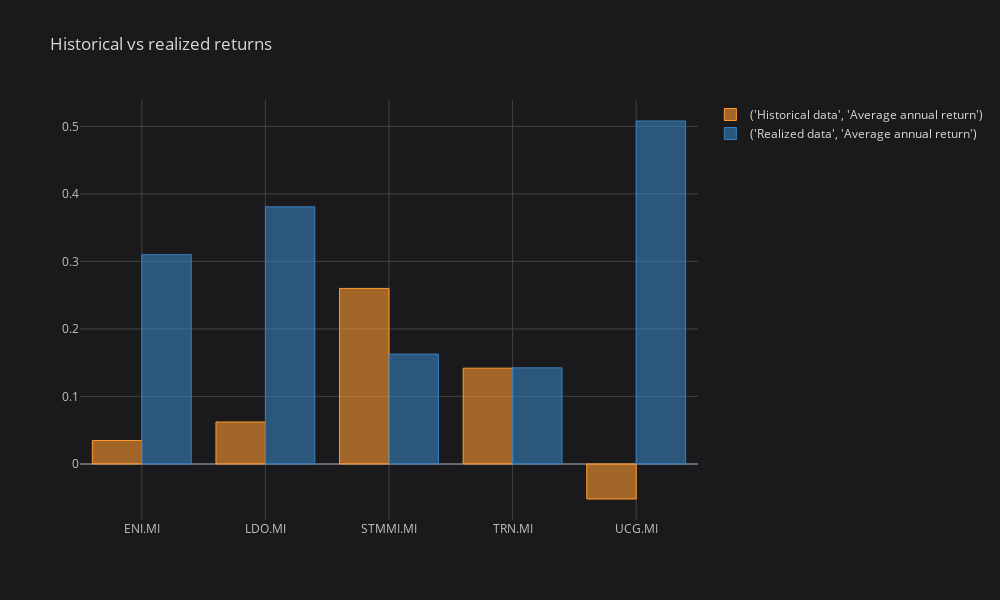
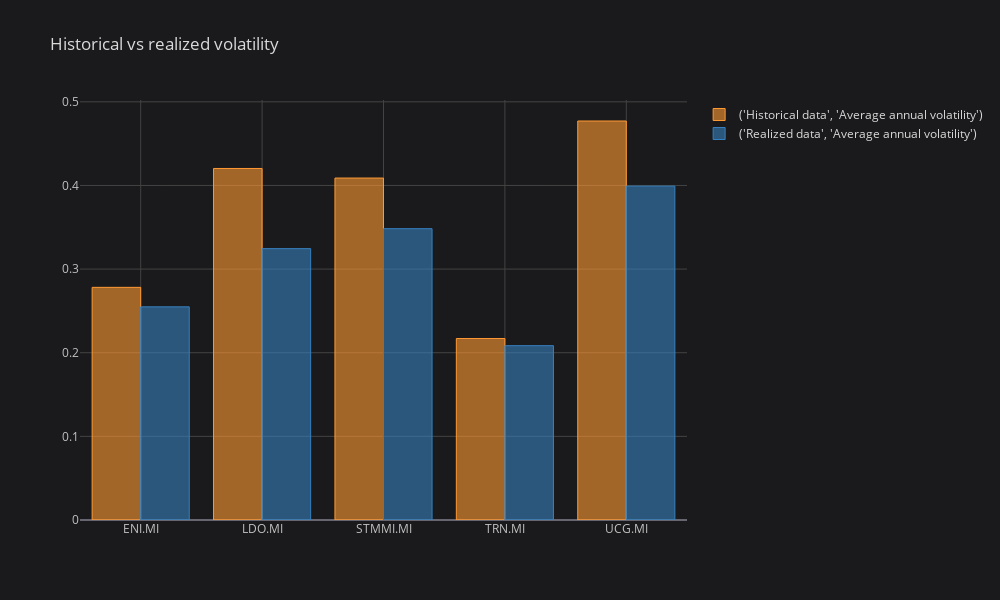

The code cell stored with these charts, in order, in its notebook:
### Code cell
# Compare historical and realized data with bar plots
comparison_df.loc[:,(slice(None),'Average annual return')].iplot(kind='bar',title='Historical vs realized returns')
comparison_df.loc[:,(slice(None),'Average annual volatility')].iplot(kind='bar',title='Historical vs realized volatility')

### Figure 1 — Plotly figure (JSON) as saved in the notebook; plotly's stock layout.template omitted (floating-point values rounded to 4 significant figures)
{"data": [{"marker": {"color": "rgba(255, 153, 51, 0.6)", "line": {"color": "rgba(255, 153, 51, 1.0)", "width": 1}}, "name": "('Historical data', 'Average annual return')", "orientation": "v", "text": "", "type": "bar", "x": ["ENI.MI", "LDO.MI", "STMMI.MI", "TRN.MI", "UCG.MI"], "y": [0.03476, 0.06217, 0.26, 0.1418, -0.05193]}, {"marker": {"color": "rgba(55, 128, 191, 0.6)", "line": {"color": "rgba(55, 128, 191, 1.0)", "width": 1}}, "name": "('Realized data', 'Average annual return')", "orientation": "v", "text": "", "type": "bar", "x": ["ENI.MI", "LDO.MI", "STMMI.MI", "TRN.MI", "UCG.MI"], "y": [0.31, 0.3808, 0.1627, 0.1423, 0.5079]}], "layout": {"height": 600, "legend": {"bgcolor": "#1A1A1C", "font": {"color": "#D9D9D9"}}, "paper_bgcolor": "#1A1A1C", "plot_bgcolor": "#1A1A1C", "title": {"font": {"color": "#D9D9D9"}, "text": "Historical vs realized returns"}, "width": 1000, "xaxis": {"gridcolor": "#434343", "showgrid": true, "tickfont": {"color": "#C2C2C2"}, "title": {"font": {"color": "#D9D9D9"}, "text": ""}, "zerolinecolor": "#666570"}, "yaxis": {"gridcolor": "#434343", "showgrid": true, "tickfont": {"color": "#C2C2C2"}, "title": {"font": {"color": "#D9D9D9"}, "text": ""}, "zerolinecolor": "#666570"}}}

### Figure 2 — Plotly figure (JSON) as saved in the notebook; plotly's stock layout.template omitted (floating-point values rounded to 4 significant figures)
{"data": [{"marker": {"color": "rgba(255, 153, 51, 0.6)", "line": {"color": "rgba(255, 153, 51, 1.0)", "width": 1}}, "name": "('Historical data', 'Average annual volatility')", "orientation": "v", "text": "", "type": "bar", "x": ["ENI.MI", "LDO.MI", "STMMI.MI", "TRN.MI", "UCG.MI"], "y": [0.2782, 0.4203, 0.4089, 0.217, 0.4771]}, {"marker": {"color": "rgba(55, 128, 191, 0.6)", "line": {"color": "rgba(55, 128, 191, 1.0)", "width": 1}}, "name": "('Realized data', 'Average annual volatility')", "orientation": "v", "text": "", "type": "bar", "x": ["ENI.MI", "LDO.MI", "STMMI.MI", "TRN.MI", "UCG.MI"], "y": [0.2549, 0.3245, 0.3483, 0.2084, 0.3992]}], "layout": {"height": 600, "legend": {"bgcolor": "#1A1A1C", "font": {"color": "#D9D9D9"}}, "paper_bgcolor": "#1A1A1C", "plot_bgcolor": "#1A1A1C", "title": {"font": {"color": "#D9D9D9"}, "text": "Historical vs realized volatility"}, "width": 1000, "xaxis": {"gridcolor": "#434343", "showgrid": true, "tickfont": {"color": "#C2C2C2"}, "title": {"font": {"color": "#D9D9D9"}, "text": ""}, "zerolinecolor": "#666570"}, "yaxis": {"gridcolor": "#434343", "showgrid": true, "tickfont": {"color": "#C2C2C2"}, "title": {"font": {"color": "#D9D9D9"}, "text": ""}, "zerolinecolor": "#666570"}}}
